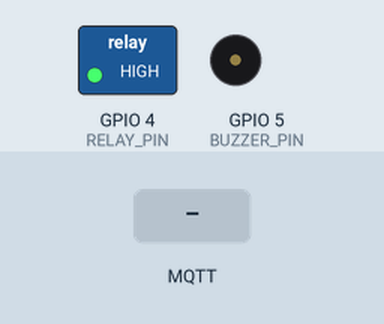
The sketch below on a simulated ESP32. On the bench: switched loads named in the sketch (green lamp = pin HIGH), buzzer (waves = sounding, pin HIGH). The test bench sets the inputs (shaded band). WiFi joins after 1.5 s; servers stay silent unless stated; no MQTT or app messages arrive unless stated; what the sketch prints to the serial monitor is not drawn.

Above: at 2.7 s.
2.8 s: MQTT message "BUZZER_ON" arrives on the first subscribed topic
At 3.2 s:
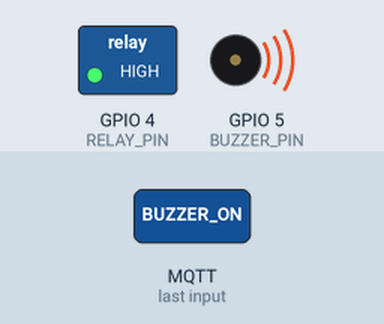
4.3 s: MQTT message "MOTOR_ON" arrives on the first subscribed topic
At 5.5 s:
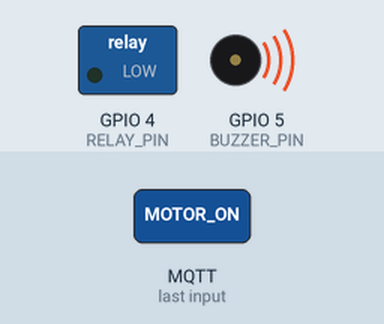
5.8 s: MQTT message "BUZZER_OFF" arrives on the first subscribed topic
At 6.7 s:
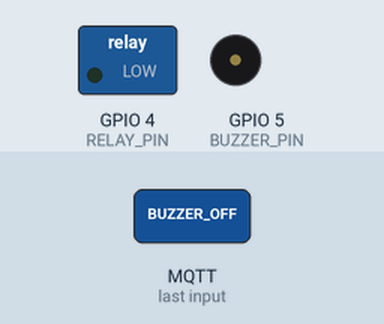
Timing chart, 0 to 8.8 s (numbered marks = the images above; inputs shaded):
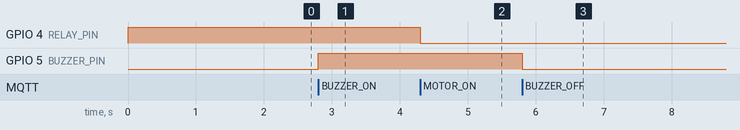

The sketch:

esp32_mqtt.ino
```cpp
#include <WiFi.h>
#include <PubSubClient.h>

// ---------------- WiFi Configuration ----------------

const char* ssid = "YOUR_WIFI_NAME";
const char* password = "YOUR_WIFI_PASSWORD";

// ---------------- MQTT Configuration ----------------

const char* mqtt_server = "broker.hivemq.com";
const int mqtt_port = 1883;

// Vehicle Topic
const char* mqtt_topic = "vehicle_control/Vehicle-1";

// ---------------- Pin Configuration ----------------

#define BUZZER_PIN 5
#define RELAY_PIN 4

WiFiClient espClient;
PubSubClient client(espClient);

// ---------------- MQTT Callback ----------------

void callback(char* topic, byte* payload, unsigned int length) {

  String message = "";

  for (int i = 0; i < length; i++) {
    message += (char)payload[i];
  }

  Serial.print("Message Received : ");
  Serial.println(message);

  if (message == "BUZZER_ON") {

    digitalWrite(BUZZER_PIN, HIGH);

  }

  else if (message == "BUZZER_OFF") {

    digitalWrite(BUZZER_PIN, LOW);

  }

  else if (message == "MOTOR_ON") {

    digitalWrite(RELAY_PIN, LOW);

  }

  else if (message == "MOTOR_OFF") {

    digitalWrite(RELAY_PIN, HIGH);

  }

}

// ---------------- WiFi Connection ----------------

void connectWiFi() {

  Serial.println("Connecting to WiFi...");

  WiFi.begin(ssid, password);

  while (WiFi.status() != WL_CONNECTED) {

    delay(500);
    Serial.print(".");

  }

  Serial.println();
  Serial.println("WiFi Connected");
  Serial.print("IP Address : ");
  Serial.println(WiFi.localIP());

}

// ---------------- MQTT Connection ----------------

void reconnectMQTT() {

  while (!client.connected()) {

    Serial.print("Connecting to MQTT...");

    if (client.connect("ESP32_Vehicle_1")) {

      Serial.println("Connected");

      client.subscribe(mqtt_topic);

    }

    else {

      Serial.print("Failed. Error : ");

      Serial.println(client.state());

      delay(2000);

    }

  }

}

// ---------------- Setup ----------------

void setup() {

  Serial.begin(115200);

  pinMode(BUZZER_PIN, OUTPUT);

  pinMode(RELAY_PIN, OUTPUT);

  digitalWrite(BUZZER_PIN, LOW);

  digitalWrite(RELAY_PIN, HIGH);

  connectWiFi();

  client.setServer(mqtt_server, mqtt_port);

  client.setCallback(callback);

}

// ---------------- Loop ----------------

void loop() {

  if (!client.connected()) {

    reconnectMQTT();

  }

  client.loop();

}
```

Measured:
- after the input at 2.8 s, GPIO 5 (BUZZER_PIN): LOW → HIGH at once
- after the input at 4.3 s, GPIO 4 (RELAY_PIN): HIGH → LOW at once
- after the input at 5.8 s, GPIO 5 (BUZZER_PIN): HIGH → LOW at once
